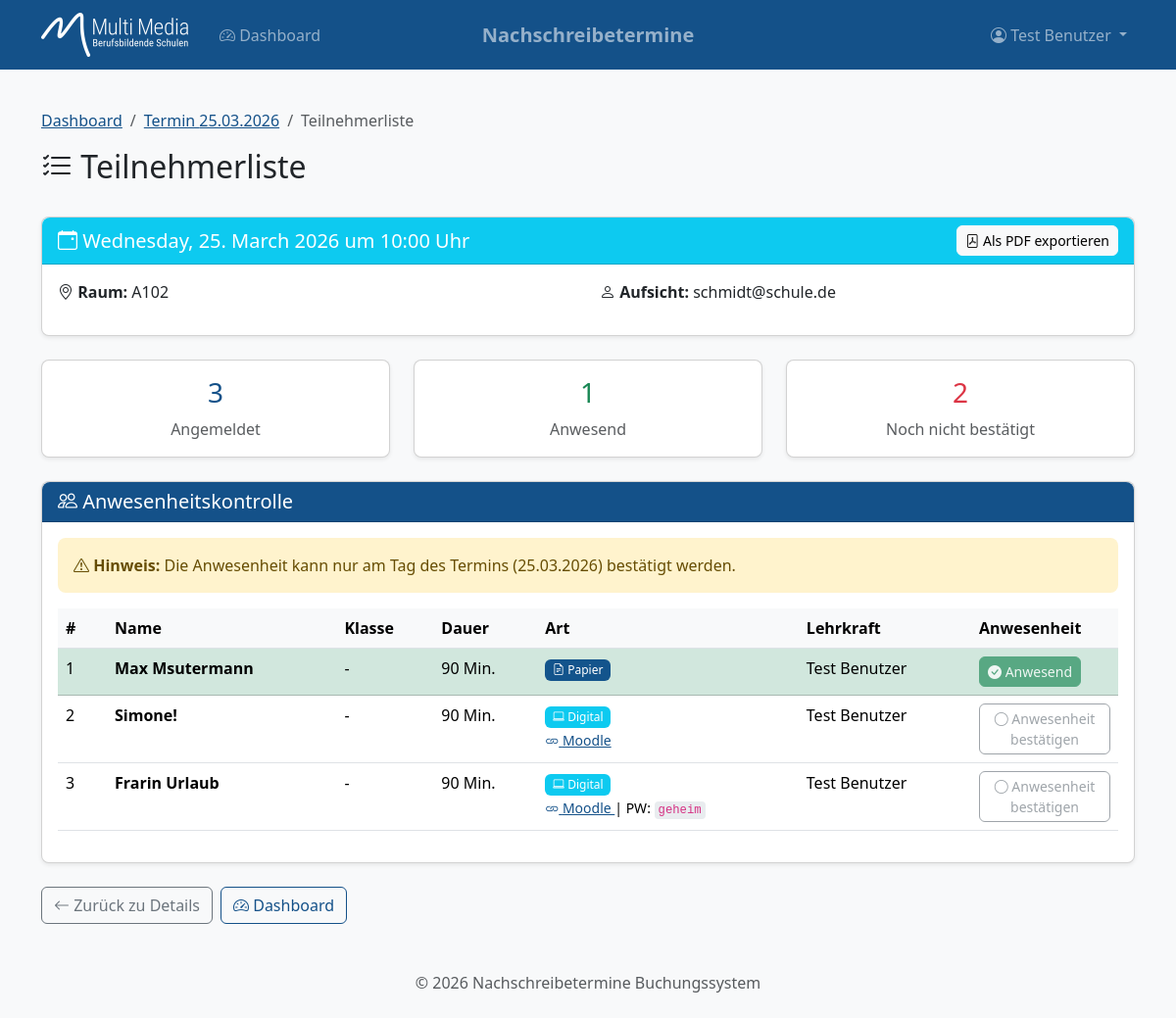
/termine/2/teilnehmerliste (signed in), run on the app's committed database.
### models.py (models this page shows, shortened)
class User(UserMixin, db.Model):
    __tablename__ = 'users'
    id = db.Column(db.Integer, primary_key=True)
    email = db.Column(db.String(120), unique=True, nullable=False)
    name = db.Column(db.String(100), nullable=False)
    azure_id = db.Column(db.String(100), unique=True, nullable=True)
    password_hash = db.Column(db.String(256), nullable=True)  # Für Debug-Benutzer
    is_test_user = db.Column(db.Boolean, default=False)
    is_lehrer = db.Column(db.Boolean, default=True)
    created_at = db.Column(db.DateTime, default=datetime.utcnow)
    buchungen = db.relationship('Buchung', backref='erstellt_von', lazy='dynamic',
                                foreign_keys='Buchung.lehrer_id')

class Termin(db.Model):
    __tablename__ = 'termine'
    id = db.Column(db.Integer, primary_key=True)
    datum = db.Column(db.Date, nullable=False)
    uhrzeit = db.Column(db.Time, nullable=False)
    aufsicht_email = db.Column(db.String(120), nullable=False)
    raum = db.Column(db.String(50), nullable=True)
    created_at = db.Column(db.DateTime, default=datetime.utcnow)
    buchungen = db.relationship('Buchung', backref='termin', lazy='dynamic')
    @property
    def datetime(self):
        """Kombiniert Datum und Uhrzeit zu einem datetime-Objekt"""
        return datetime.combine(self.datum, self.uhrzeit)

class Buchung(db.Model):
    __tablename__ = 'buchungen'
    id = db.Column(db.Integer, primary_key=True)
    termin_id = db.Column(db.Integer, db.ForeignKey('termine.id'), nullable=False)
    lehrer_id = db.Column(db.Integer, db.ForeignKey('users.id'), nullable=False)
    schueler_name = db.Column(db.String(100), nullable=False)
    klasse = db.Column(db.String(20), nullable=True)
    dauer_minuten = db.Column(db.Integer, nullable=False, default=90)
    ist_digital = db.Column(db.Boolean, default=False)
    moodle_url = db.Column(db.String(500), nullable=True)
    moodle_passwort = db.Column(db.String(100), nullable=True)
    ist_anwesend = db.Column(db.Boolean, default=False)
    anwesenheit_bestaetigt_um = db.Column(db.DateTime, nullable=True)
    created_at = db.Column(db.DateTime, default=datetime.utcnow)
    updated_at = db.Column(db.DateTime, default=datetime.utcnow, onupdate=datetime.utcnow)

### routes.py (the view)
@termine_bp.route('/<int:termin_id>/teilnehmerliste')
@login_required
@lehrer_required
def teilnehmerliste(termin_id):
    termin = Termin.query.get_or_404(termin_id)
    buchungen = termin.buchungen.all()
    ist_heute = termin.datum == datetime.now().date()
    return render_template('termine/teilnehmerliste.html',
                         termin=termin,
                         buchungen=buchungen,
                         ist_heute=ist_heute)

### auth.py (called while the page is built)
@login_manager.user_loader
def load_user(user_id):
    return User.query.get(int(user_id))

def lehrer_required(f):
    @wraps(f)
    def decorated_function(*args, **kwargs):
        if not current_user.is_authenticated:
            return redirect(url_for('auth.login'))
        if current_user.is_test_user:
            return f(*args, **kwargs)
        if not current_user.is_lehrer:
            return redirect(url_for('main.unauthorized'))
        return f(*args, **kwargs)
    return decorated_function

### templates/termine/teilnehmerliste.html (shortened to what this page needs)
{% extends "base.html" %}
{% block content %}
<div class="row mb-4">
    <div class="col">
        <nav aria-label="breadcrumb">
            <ol class="breadcrumb">
                <li class="breadcrumb-item"><a href="{{ url_for('main.dashboard') }}">Dashboard</a></li>
                <li class="breadcrumb-item"><a href="{{ url_for('termine.detail', termin_id=termin.id) }}">Termin {{ termin.datum.strftime('%d.%m.%Y') }}</a></li>
                <li class="breadcrumb-item active">Teilnehmerliste</li>
            </ol>
        </nav>
        <h2>
            <i class="bi bi-list-check"></i> Teilnehmerliste
        </h2>
    </div>
</div>
<div class="card mb-4">
    <div class="card-header bg-info text-white">
        <div class="d-flex justify-content-between align-items-center">
            <h5 class="mb-0">
                <i class="bi bi-calendar-event"></i>
                {{ termin.datum.strftime('%A, %d. %B %Y') }} um {{ termin.uhrzeit.strftime('%H:%M') }} Uhr
            </h5>
            <div>
                <a href="{{ url_for('termine.teilnehmerliste_pdf', termin_id=termin.id) }}"
                   class="btn btn-light btn-sm">
                    <i class="bi bi-file-pdf"></i> Als PDF exportieren
                </a>
            </div>
        </div>
    </div>
    <div class="card-body">
        <div class="row">
            <div class="col-md-6">
                <p><strong><i class="bi bi-geo-alt"></i> Raum:</strong> {{ termin.raum or 'N/A' }}</p>
            </div>
            <div class="col-md-6">
                <p><strong><i class="bi bi-person"></i> Aufsicht:</strong> {{ termin.aufsicht_email }}</p>
            </div>
        </div>
    </div>
</div>
<div class="row mb-4">
    <div class="col-md-4">
        <div class="card text-center">
            <div class="card-body">
                <h3 class="text-primary">{{ buchungen|length }}</h3>
                <p class="text-muted mb-0">Angemeldet</p>
            </div>
        </div>
    </div>
    <div class="col-md-4">
        <div class="card text-center">
            <div class="card-body">
                <h3 class="text-success">{{ buchungen|selectattr('ist_anwesend')|list|length }}</h3>
                <p class="text-muted mb-0">Anwesend</p>
            </div>
        </div>
    </div>
    <div class="col-md-4">
        <div class="card text-center">
            <div class="card-body">
                <h3 class="text-danger">{{ buchungen|rejectattr('ist_anwesend')|list|length }}</h3>
                <p class="text-muted mb-0">Noch nicht bestätigt</p>
            </div>
        </div>
    </div>
</div>
<div class="card">
    <div class="card-header bg-primary text-white">
        <h5 class="mb-0">
            <i class="bi bi-people"></i> Anwesenheitskontrolle
        </h5>
    </div>
    <div class="card-body">
        {% if not ist_heute %}
        <div class="alert alert-warning mb-3">
            <i class="bi bi-exclamation-triangle"></i>
            <strong>Hinweis:</strong> Die Anwesenheit kann nur am Tag des Termins ({{ termin.datum.strftime('%d.%m.%Y') }}) bestätigt werden.
        </div>
        {% endif %}
        {% if buchungen %}
        <div class="table-responsive">
            <table class="table table-hover">
                <thead>
                    <tr>
                        <th style="width: 50px;">#</th>
                        <th>Name</th>
                        <th>Klasse</th>
                        <th>Dauer</th>
                        <th>Art</th>
                        <th>Lehrkraft</th>
                        <th style="width: 150px;">Anwesenheit</th>
                    </tr>
                </thead>
                <tbody>
                    {% for buchung in buchungen %}
                    <tr class="{{ 'table-success' if buchung.ist_anwesend else '' }}">
                        <td>{{ loop.index }}</td>
                        <td>
                            <strong>{{ buchung.schueler_name }}</strong>
                        </td>
                        <td>{{ buchung.klasse or '-' }}</td>
                        <td>{{ buchung.dauer_minuten }} Min.</td>
                        <td>
                            {% if buchung.ist_digital %}
                                <span class="badge bg-info">
                                    <i class="bi bi-laptop"></i> Digital
                                </span>
                                {% if buchung.moodle_url %}
                                <br><small>
                                    <a href="{{ buchung.moodle_url }}" target="_blank">
                                        <i class="bi bi-link"></i> Moodle
                                    </a>
                                    {% if buchung.moodle_passwort %}
                                        | PW: <code>{{ buchung.moodle_passwort }}</code>
                                    {% endif %}
                                </small>
                                {% endif %}
                            {% else %}
                                <span class="badge bg-secondary">
                                    <i class="bi bi-file-earmark-text"></i> Papier
                                </span>
                            {% endif %}
                        </td>
                        <td>{{ buchung.erstellt_von.name }}</td>
                        <td>
                            <form method="POST" action="{{ url_for('termine.anwesenheit_toggle', buchung_id=buchung.id) }}">
                                <button type="submit" class="btn btn-sm {{ 'btn-success' if buchung.ist_anwesend else 'btn-outline-secondary' }}"
                                        {% if not ist_heute %}disabled title="Anwesenheit kann nur am Tag des Termins bestätigt werden"{% endif %}>
                                    {% if buchung.ist_anwesend %}
                                        <i class="bi bi-check-circle-fill"></i> Anwesend
                                    {% else %}
                                        <i class="bi bi-circle"></i> Anwesenheit bestätigen
                                    {% endif %}
                                </button>
                            </form>
                        </td>
                    </tr>
                    {% endfor %}
                </tbody>
            </table>
        </div>
        {% else %}
        <div class="text-center py-5 text-muted">
            <i class="bi bi-person-x" style="font-size: 3rem;"></i>
            <p class="mt-3">Keine Schüler für diesen Termin eingetragen.</p>
        </div>
        {% endif %}
    </div>
</div>
<div class="mt-4 d-flex gap-2">
    <a href="{{ url_for('termine.detail', termin_id=termin.id) }}" class="btn btn-outline-secondary">
        <i class="bi bi-arrow-left"></i> Zurück zu Details
    </a>
    <a href="{{ url_for('main.dashboard') }}" class="btn btn-outline-primary">
        <i class="bi bi-speedometer2"></i> Dashboard
    </a>
</div>
{% endblock %}

### templates/base.html (shortened to what this page needs)
<!DOCTYPE html>
<html lang="de">
<head>
    <link href="https://cdn.jsdelivr.net/npm/bootstrap@5.3.2/dist/css/bootstrap.min.css" rel="stylesheet">
    <link rel="stylesheet" href="https://cdn.jsdelivr.net/npm/bootstrap-icons@1.11.1/font/bootstrap-icons.css">
    <link rel="stylesheet" href="{{ url_for('static', filename='css/style.css') }}">
</head>
<body>
    <nav class="navbar navbar-expand-lg navbar-dark bg-primary">
        <div class="container">
            <a class="navbar-brand d-flex align-items-center" href="{{ url_for('main.index') }}">
                <img src="{{ url_for('static', filename='img/logo_weiss.png') }}" alt="Logo" height="45" class="me-2">
            </a>
            <span class="navbar-text position-absolute start-50 translate-middle-x fw-bold fs-5">Nachschreibetermine</span>
            <div class="collapse navbar-collapse" id="navbarNav">
                {% if current_user.is_authenticated %}
                <ul class="navbar-nav me-auto">
                    <li class="nav-item">
                        <a class="nav-link" href="{{ url_for('main.dashboard') }}">
                            <i class="bi bi-speedometer2"></i> Dashboard
                        </a>
                    </li>
                </ul>
                <ul class="navbar-nav">
                    <li class="nav-item dropdown">
                        <a class="nav-link dropdown-toggle" href="#" id="navbarDropdown" role="button"
                           data-bs-toggle="dropdown" aria-expanded="false">
                            <i class="bi bi-person-circle"></i> {{ current_user.name }}
                        </a>
                    </li>
                </ul>
                {% endif %}
            </div>
        </div>
    </nav>
    <main class="container py-4">
        {% block content %}{% endblock %}
    </main>
    <footer class="bg-light py-4 mt-auto">
        <div class="container text-center text-muted">
            <p class="mb-0">&copy; {{ now().year if now is defined else '2026' }} Nachschreibetermine Buchungssystem</p>
        </div>
    </footer>
</body>
</html>

### static/css/style.css (style rules this page uses)
:root { --bs-primary: #145189; --bs-primary-rgb: 20, 81, 137; --bs-secondary: #13548C; --bs-secondary-rgb: 19, 84, 140; --bs-accent: #F9542F; --bs-accent-rgb: 249, 84, 47; --bs-link-color: #145189; --bs-link-hover-color: #0e3a61; }
body { min-height: 100vh; display: flex; flex-direction: column; background-color: #f8f9fa; }
main { flex: 1; }
a { color: var(--bs-primary); }
.navbar { background-color: var(--bs-primary) !important; }
.navbar-brand { font-weight: 600; }
.btn-outline-primary { color: var(--bs-primary); border-color: var(--bs-primary); }
.bg-primary { background-color: var(--bs-primary) !important; }
.bg-secondary { background-color: var(--bs-secondary) !important; }
.text-primary { color: var(--bs-primary) !important; }
.card { border-radius: 0.5rem; box-shadow: 0 0.125rem 0.25rem rgba(0, 0, 0, 0.075); }
.card-header { border-radius: 0.5rem 0.5rem 0 0 !important; }
.table th { border-top: none; background-color: #f8f9fa; }
.table-success { background-color: rgba(25, 135, 84, 0.1) !important; }
.btn { border-radius: 0.375rem; }
.alert { border-radius: 0.5rem; border: none; }
footer { margin-top: auto; }
.badge { font-weight: 500; padding: 0.4em 0.65em; }
code { background-color: #e9ecef; padding: 0.125rem 0.25rem; border-radius: 0.25rem; font-size: 0.875em; }
.alert { animation: slideIn 0.3s ease-out; }

### data on the page
User: name "Test Benutzer"
Termin: datum "25.03.2026", datum "Wednesday, 25. March 2026", uhrzeit "10:00", raum "A102", aufsicht_email "schmidt@schule.de"
Buchung: schueler_name "Max Msutermann", klasse "-", dauer_minuten "90", ist_digital False (drawn), erstellt_von.name "Test Benutzer", ist_anwesend True (drawn)
Buchung: schueler_name "Simone!", klasse "-", dauer_minuten "90", erstellt_von.name "Test Benutzer", ist_anwesend False (drawn)
Buchung: schueler_name "Frarin Urlaub", klasse "-", dauer_minuten "90", moodle_passwort "geheim", erstellt_von.name "Test Benutzer", ist_anwesend False (drawn)

### other printed values
{{ buchungen|length }} "3"
{{ buchungen|selectattr('ist_anwesend')|list|length }} "1"
{{ buchungen|rejectattr('ist_anwesend')|list|length }} "2"
